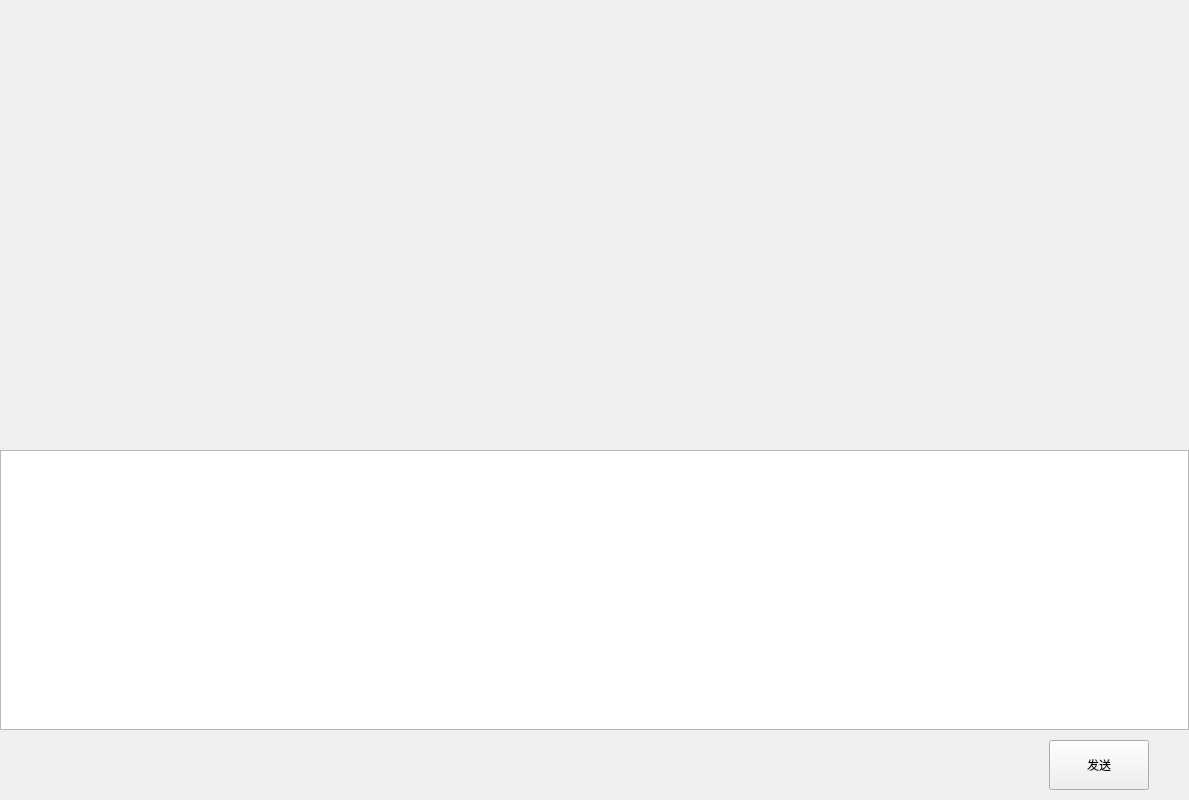
<?xml version="1.0" encoding="UTF-8"?>
<ui version="4.0">
 <class>ChatInterface</class>
 <widget class="QWidget" name="ChatInterface">
  <property name="geometry">
   <rect>
    <x>0</x>
    <y>0</y>
    <width>1189</width>
    <height>800</height>
   </rect>
  </property>
  <property name="minimumSize">
   <size>
    <width>0</width>
    <height>0</height>
   </size>
  </property>
  <property name="maximumSize">
   <size>
    <width>11111111</width>
    <height>11111111</height>
   </size>
  </property>
  <property name="windowTitle">
   <string>Form</string>
  </property>
  <layout class="QVBoxLayout" name="verticalLayout">
   <property name="spacing">
    <number>0</number>
   </property>
   <property name="leftMargin">
    <number>0</number>
   </property>
   <property name="topMargin">
    <number>0</number>
   </property>
   <property name="rightMargin">
    <number>0</number>
   </property>
   <property name="bottomMargin">
    <number>0</number>
   </property>
   <item>
    <widget class="QWidget" name="widget_3" native="true">
     <property name="minimumSize">
      <size>
       <width>0</width>
       <height>58</height>
      </size>
     </property>
     <property name="maximumSize">
      <size>
       <width>16777215</width>
       <height>58</height>
      </size>
     </property>
     <layout class="QHBoxLayout" name="horizontalLayout_3">
      <item>
       <widget class="QLabel" name="nameLabel">
        <property name="maximumSize">
         <size>
          <width>16777215</width>
          <height>100</height>
         </size>
        </property>
        <property name="text">
         <string/>
        </property>
       </widget>
      </item>
     </layout>
    </widget>
   </item>
   <item>
    <widget class="ChatDataList" name="chatDateList" native="true">
     <property name="enabled">
      <bool>true</bool>
     </property>
     <property name="minimumSize">
      <size>
       <width>600</width>
       <height>0</height>
      </size>
     </property>
    </widget>
   </item>
   <item>
    <widget class="QWidget" name="functionWidget" native="true">
     <property name="minimumSize">
      <size>
       <width>0</width>
       <height>50</height>
      </size>
     </property>
     <property name="maximumSize">
      <size>
       <width>16777215</width>
       <height>50</height>
      </size>
     </property>
     <layout class="QHBoxLayout" name="horizontalLayout">
      <property name="spacing">
       <number>15</number>
      </property>
      <property name="leftMargin">
       <number>10</number>
      </property>
      <property name="topMargin">
       <number>3</number>
      </property>
      <property name="rightMargin">
       <number>0</number>
      </property>
      <property name="bottomMargin">
       <number>3</number>
      </property>
      <item>
       <widget class="ClickLabel" name="emojiLabel">
        <property name="minimumSize">
         <size>
          <width>40</width>
          <height>40</height>
         </size>
        </property>
        <property name="maximumSize">
         <size>
          <width>40</width>
          <height>40</height>
         </size>
        </property>
        <property name="text">
         <string/>
        </property>
       </widget>
      </item>
      <item>
       <widget class="ClickLabel" name="fileLabel">
        <property name="minimumSize">
         <size>
          <width>40</width>
          <height>40</height>
         </size>
        </property>
        <property name="maximumSize">
         <size>
          <width>40</width>
          <height>40</height>
         </size>
        </property>
        <property name="text">
         <string/>
        </property>
       </widget>
      </item>
      <item>
       <spacer name="horizontalSpacer">
        <property name="orientation">
         <enum>Qt::Horizontal</enum>
        </property>
        <property name="sizeHint" stdset="0">
         <size>
          <width>40</width>
          <height>20</height>
         </size>
        </property>
       </spacer>
      </item>
     </layout>
    </widget>
   </item>
   <item>
    <widget class="MessageTextEdit" name="chatEdit">
     <property name="minimumSize">
      <size>
       <width>0</width>
       <height>280</height>
      </size>
     </property>
     <property name="maximumSize">
      <size>
       <width>1111111</width>
       <height>280</height>
      </size>
     </property>
     <property name="font">
      <font>
       <pointsize>14</pointsize>
      </font>
     </property>
    </widget>
   </item>
   <item>
    <widget class="QWidget" name="btnWidget" native="true">
     <property name="minimumSize">
      <size>
       <width>1</width>
       <height>70</height>
      </size>
     </property>
     <property name="maximumSize">
      <size>
       <width>16777215</width>
       <height>70</height>
      </size>
     </property>
     <property name="layoutDirection">
      <enum>Qt::LeftToRight</enum>
     </property>
     <layout class="QHBoxLayout" name="horizontalLayout_2">
      <property name="rightMargin">
       <number>40</number>
      </property>
      <item>
       <spacer name="horizontalSpacer_2">
        <property name="orientation">
         <enum>Qt::Horizontal</enum>
        </property>
        <property name="sizeHint" stdset="0">
         <size>
          <width>40</width>
          <height>20</height>
         </size>
        </property>
       </spacer>
      </item>
      <item>
       <widget class="QPushButton" name="sendButton">
        <property name="sizePolicy">
         <sizepolicy hsizetype="Fixed" vsizetype="Fixed">
          <horstretch>0</horstretch>
          <verstretch>0</verstretch>
         </sizepolicy>
        </property>
        <property name="minimumSize">
         <size>
          <width>100</width>
          <height>50</height>
         </size>
        </property>
        <property name="maximumSize">
         <size>
          <width>100</width>
          <height>50</height>
         </size>
        </property>
        <property name="text">
         <string>发送</string>
        </property>
       </widget>
      </item>
     </layout>
    </widget>
   </item>
  </layout>
 </widget>
 <customwidgets>
  <customwidget>
   <class>MessageTextEdit</class>
   <extends>QTextEdit</extends>
   <header>messagetextedit.h</header>
  </customwidget>
  <customwidget>
   <class>ClickLabel</class>
   <extends>QLabel</extends>
   <header>clicklabel.h</header>
  </customwidget>
  <customwidget>
   <class>ChatDataList</class>
   <extends>QWidget</extends>
   <header>chatdatalist.h</header>
   <container>1</container>
  </customwidget>
 </customwidgets>
 <resources/>
 <connections/>
</ui>
